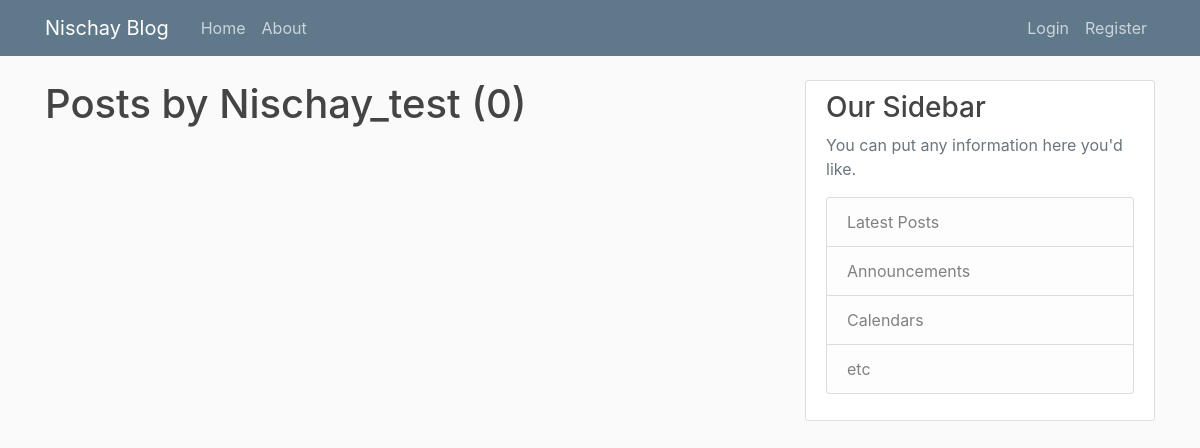
The page /user/Nischay_test/ on the database as committed earlier.
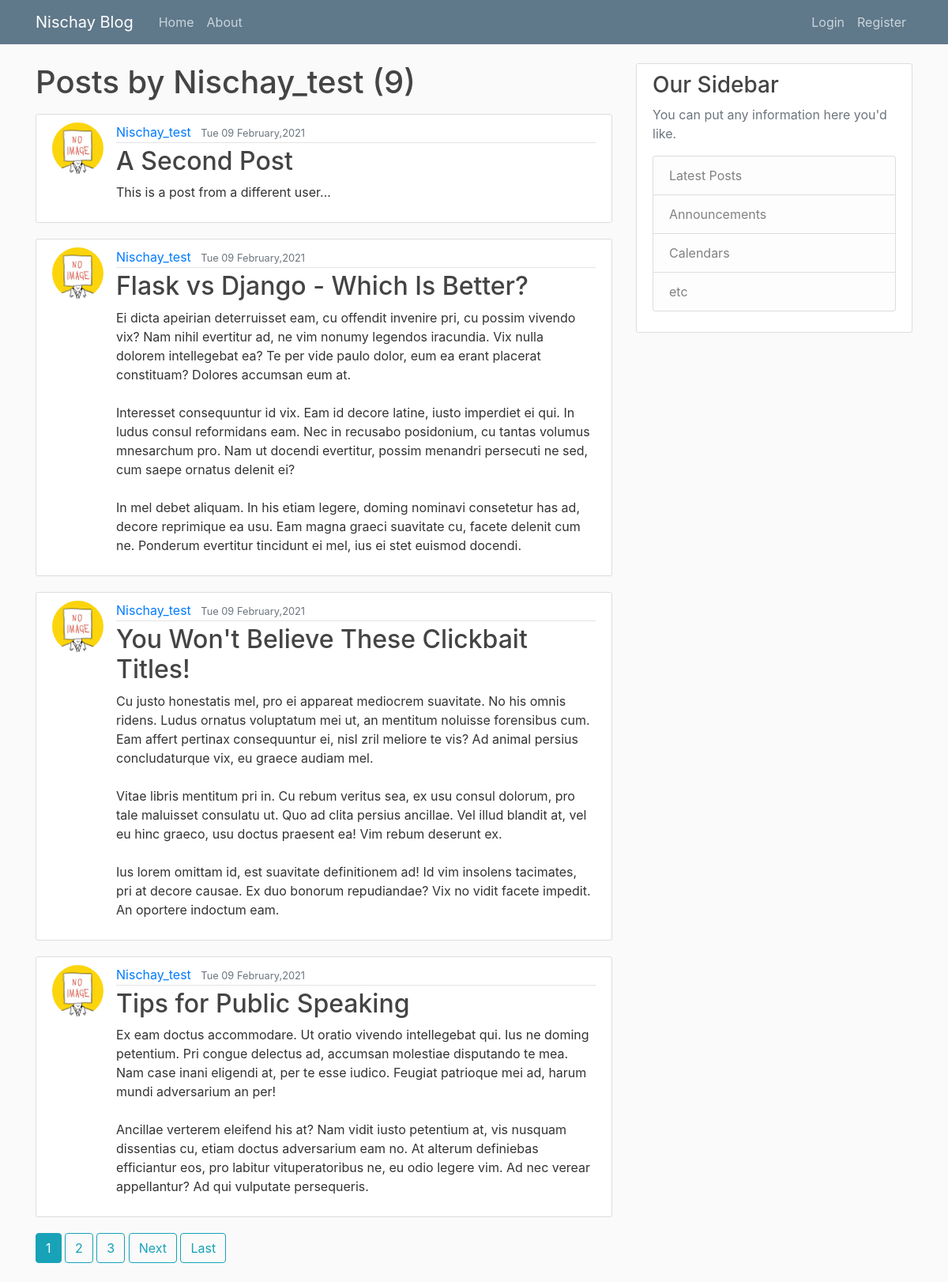
The same page on the database as committed later.
### myblog/models.py (models this page shows, shortened)
class Post(models.Model):
    title = models.CharField(max_length=100)
    content = models.TextField()
    date_posted = models.DateTimeField(default=timezone.now())
    author = models.ForeignKey(User, on_delete=models.CASCADE)

### users/models.py (models this page shows, shortened)
class Profile(models.Model):
    user = models.OneToOneField(User, on_delete=models.CASCADE)
    image = models.ImageField(default='default.jpg', upload_to='profile_pics')

### myblog/views.py (the view)
# urls.py: path('user/<str:username>/', UserPostListView.as_view(), name='user-posts'),
class UserPostListView(ListView):
    model = Post
    template_name = 'myblog/user_posts.html' # <app>/<model>_<viewtype>.html
    context_object_name = 'posts'
    paginate_by = 4
    def get_queryset(self):
        user = get_object_or_404(User, username=self.kwargs.get('username'))
        return Post.objects.filter(author=user).order_by('-date_posted')

### myblog/templates/myblog/user_posts.html (shortened to what this page needs)
{% extends 'myblog/base.html' %}
{% block content %}
    <h1 class="mb-3">Posts by {{ view.kwargs.username }} ({{ page_obj.paginator.count }}) </h1>
    {% for post in posts %}
        <article class="media content-section">
            <img class="rounded-circle article-img" src="{{ post.author.profile.image.url }}">
            <div class="media-body">
                <div class="article-metadata">
                <a class="mr-2" href="{% url 'user-posts' post.author.username %}">{{ post.author }}</a>
                <small class="text-muted">{{ post.date_posted|date:"D d F,Y" }}</small>
                </div>
                <h2><a class="article-title" href="{% url 'post-detail' post.id %}">{{ post.title }}</a></h2>
                <p class="article-content">{{ post.content }}</p>
            </div>
        </article>
    {% endfor %}
    {% if is_paginated %}
        {% for num in page_obj.paginator.page_range %}
            {% if page_obj.number == num %}
                <a class="btn btn-info mb-4" href="?page={{ num }}">{{ num }}</a>
            {% elif num > page_obj.number|add:'-3' and num < page_obj.number|add:'3' %}
                <a class="btn btn-outline-info mb-4" href="?page={{ num }}">{{ num }}</a>
            {% endif %}
        {% endfor %}
        {% if page_obj.has_next %}
            <a class="btn btn-outline-info mb-4" href="?page={{ page_obj.next_page_number}}">Next</a>
            <a class="btn btn-outline-info mb-4" href="?page={{ page_obj.paginator.num_pages}}">Last</a>
        {% endif %}
    {% endif %}
{% endblock content %}

### myblog/templates/myblog/base.html (shortened to what this page needs)
{% load static %}
<!DOCTYPE html>
<html>
    <head>
        <link rel="stylesheet" href="https://maxcdn.bootstrapcdn.com/bootstrap/4.0.0/css/bootstrap.min.css">
        <link rel="stylesheet" type="text/css" href="{% static 'myblog/main.css' %}">
    </head>
    <body>
        <header class="site-header">
            <nav class="navbar navbar-expand-md navbar-dark bg-steel fixed-top">
              <div class="container">
                <a class="navbar-brand mr-4" href="/">Nischay Blog</a>
                <div class="collapse navbar-collapse" id="navbarToggle">
                  <div class="navbar-nav mr-auto">
                    <a class="nav-item nav-link" href="{% url 'blog-home' %}">Home</a>
                    <a class="nav-item nav-link" href="{% url 'blog-about' %}">About</a>
                  </div>
                  <div class="navbar-nav">
                    {% if user.is_authenticated %}
                      <a class="nav-item nav-link" href="{% url 'post-create' %}">New Post</a>
                      <a class="nav-item nav-link" href="{% url 'profile' %}">Profile</a>
                      <a class="nav-item nav-link" href="{% url 'logout' %}">Logout</a>
                    {% else %}
                      <a class="nav-item nav-link" href="{% url 'login' %}">Login</a>
                      <a class="nav-item nav-link" href="{% url 'register' %}">Register</a>
                    {% endif %}
                  </div>
                </div>
              </div>
            </nav>
        </header>
        <main role="main" class="container">
            <div class="row">
              <div class="col-md-8">
                {% block content %}{% endblock %}
              </div>
              <div class="col-md-4">
                <div class="content-section">
                    <h3>Our Sidebar</h3>
                  <p class='text-muted'>You can put any information here you'd like.
                    <ul class="list-group">
                      <li class="list-group-item list-group-item-light">Latest Posts</li>
                      <li class="list-group-item list-group-item-light">Announcements</li>
                      <li class="list-group-item list-group-item-light">Calendars</li>
                      <li class="list-group-item list-group-item-light">etc</li>
                    </ul>
                  </p>
                </div>
              </div>
            </div>
        </main>
    </body>
</html>

### myblog/static/myblog/main.css (style rules this page uses)
body { background: #fafafa; color: #333333; margin-top: 5rem; }
h1, h2, h3, h4, h5, h6 { color: #444444; }
ul { margin: 0; }
.bg-steel { background-color: #5f788a; }
.site-header .navbar-nav .nav-link { color: #cbd5db; }
.content-section { background: #ffffff; padding: 10px 20px; border: 1px solid #dddddd; border-radius: 3px; margin-bottom: 20px; }
.article-title { color: #444444; }
.article-content { white-space: pre-line; }
.article-img { height: 65px; width: 65px; margin-right: 16px; }
.article-metadata { padding-bottom: 1px; margin-bottom: 4px; border-bottom: 1px solid #e3e3e3 }

Rows that differ between the two databases and show on the page:
added Post: author.profile.image (placeholder picture), author "Nischay_test", date_posted "Tue 09 February,2021", title "A Second Post", content "This is a post from a different user..."
added Post: author.profile.image (placeholder picture), author "Nischay_test", date_posted "Tue 09 February,2021", title "Flask vs Django - Which Is Better?", content "Ei dicta apeirian deterruisset eam, cu offendit invenire pri, cu possim vivendo vix? Nam nihil evertitur ad, ne vim nonumy legendos iracundia. Vix nulla dolorem intellegebat ea? Te per vide paulo dolor, eum ea erant placerat constituam? Dolores accumsan eum at. Interesset consequuntur id vix. Eam id decore latine, iusto imperdiet ei qui. In ludus consul reformidans eam. Nec in recusabo posidonium, cu tantas volumus mnesarchum pro. Nam ut docendi evertitur, possim menandri persecuti ne sed, cum saepe ornatus delenit ei? In mel debet aliquam. In his etiam legere, doming nominavi consetetur has ad, decore reprimique ea usu. Eam magna graeci suavitate cu, facete delenit cum ne. Ponderum…"
added Post: author.profile.image (placeholder picture), author "Nischay_test", date_posted "Tue 09 February,2021", title "You Won't Believe These Clickbait Titles!", content "Cu justo honestatis mel, pro ei appareat mediocrem suavitate. No his omnis ridens. Ludus ornatus voluptatum mei ut, an mentitum noluisse forensibus cum. Eam affert pertinax consequuntur ei, nisl zril meliore te vis? Ad animal persius concludaturque vix, eu graece audiam mel. Vitae libris mentitum pri in. Cu rebum veritus sea, ex usu consul dolorum, pro tale maluisset consulatu ut. Quo ad clita persius ancillae. Vel illud blandit at, vel eu hinc graeco, usu doctus praesent ea! Vim rebum deserunt ex. Ius lorem omittam id, est suavitate definitionem ad! Id vim insolens tacimates, pri at decore causae. Ex duo bonorum repudiandae? Vix no vidit facete impedit. An oportere indoctum eam."
added Post: author.profile.image (placeholder picture), author "Nischay_test", date_posted "Tue 09 February,2021", title "Tips for Public Speaking", content "Ex eam doctus accommodare. Ut oratio vivendo intellegebat qui. Ius ne doming petentium. Pri congue delectus ad, accumsan molestiae disputando te mea. Nam case inani eligendi at, per te esse iudico. Feugiat patrioque mei ad, harum mundi adversarium an per! Ancillae verterem eleifend his at? Nam vidit iusto petentium at, vis nusquam dissentias cu, etiam doctus adversarium eam no. At alterum definiebas efficiantur eos, pro labitur vituperatoribus ne, eu odio legere vim. Ad nec verear appellantur? Ad qui vulputate persequeris."
Other text that changed with them:
{{ page_obj.paginator.count }}: "0" → "9"
new list line: "1"
new list line: "2"
new list line: "3"
text now shown: "Next Last"
